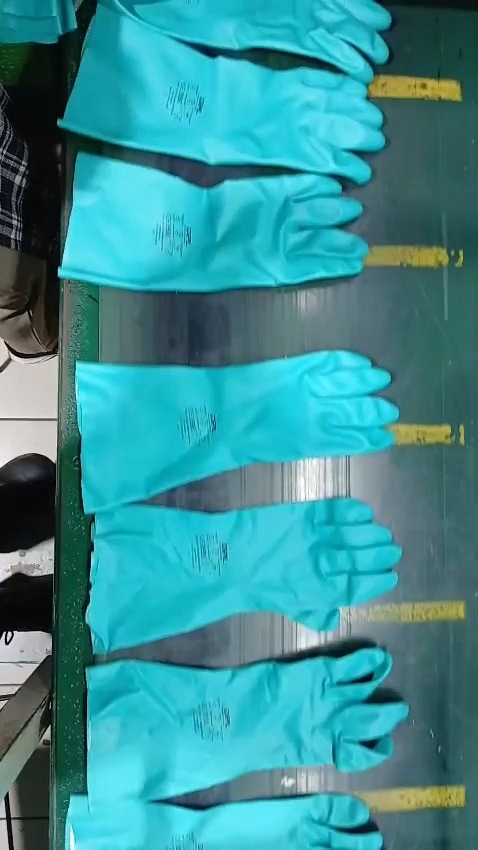
#> input picture ML_implementation/Training/train/images/fifth_mp4-0000_jpg.rf.4JlqOxWu7B1rQLYXRVuK.jpg, 478 x 850 px; its folder holds only this picture in this run
$ python -i GRIP_18_keypoint_annotator_READY.py   (imports and definitions only)   (older library calls are emulated)
#> lines starting #> are read from the running program, lines starting #| are printed output that depends on the picture; after the words box and inside, x2 and y2 are one past the last pixel; in counts of white or black regions, pixels touching at a corner belong together
#> further down, picture is the input picture: shape (850, 478, 3); mean B, G, R 150.1, 143.9, 56.5
import csv
import random
import shutil
import subprocess
import sys
from pathlib import Path
import tkinter as tk
from tkinter import ttk, filedialog, messagebox

import cv2
import numpy as np

try:
    from PIL import Image, ImageTk, ImageDraw
except ImportError:
    raise SystemExit("Pillow is required. Install with: pip install pillow")


# ============================================================
# DEFAULT PROJECT SETTINGS
# ============================================================
# Project root:
# D:\GRIP_Dataset\factory_check

# Source video root:
# D:\GRIP_Dataset\factory_check\RECOVERED_BATCH
DEFAULT_PROJECT_ROOT = Path(r"D:\GRIP_Dataset\factory_check")
DEFAULT_OUTPUT_NAME = "YOLO_pose_18kp_dataset"

VIDEO_EXTS = {".mp4", ".avi", ".mov", ".mkv", ".wmv"}
IMAGE_EXTS = {".jpg", ".jpeg", ".png", ".bmp", ".tif", ".tiff", ".webp"}

CLASS_NAMES = ["left_glove", "right_glove", "unclear_glove"]

# ============================================================
# 18-KEYPOINT GLOVE POSE SCHEMA
# ============================================================
# The names use ANATOMICAL glove sides, not image left/right.
# "thumb_side" means the side where the thumb is located.
# "pinky_side" means the opposite outer side.
#
# This is intentionally richer than the old 7-keypoint version:
# - 3 cuff/wrist points
# - 5 palm/polygon points
# - thumb base/tip
# - 4 finger bases/tips
#
# Keep this order fixed forever after you start annotating.
KEYPOINT_NAMES = [
    "cuff_thumb_side_edge",     # 0
    "cuff_center",              # 1
    "cuff_pinky_side_edge",     # 2

    "palm_lower_thumb_corner",  # 3
    "palm_lower_pinky_corner",  # 4
    "palm_upper_thumb_corner",  # 5
    "palm_upper_pinky_corner",  # 6
    "palm_center",              # 7

    "thumb_base_or_web",        # 8
    "thumb_tip",                # 9

    "index_base",               # 10
    "index_tip",                # 11

    "middle_base",              # 12
    "middle_tip",               # 13

    "ring_base",                # 14
    "ring_tip",                 # 15

    "pinky_base",               # 16
    "pinky_tip",                # 17
]

# For preview drawing only.
# This draws the palm polygon, cuff, finger chains, and palm center spokes.
SKELETON_EDGES = [
    # cuff line
    (0, 1), (1, 2),

    # cuff to palm
    (0, 3), (1, 7), (2, 4),

    # palm polygon
    (3, 4), (4, 6), (6, 5), (5, 3),

    # palm center spokes
    (7, 3), (7, 4), (7, 5), (7, 6),

    # thumb
    (5, 8), (8, 9),

    # finger-base arc
    (5, 10), (10, 12), (12, 14), (14, 16), (16, 6),

    # fingers
    (10, 11), (12, 13), (14, 15), (16, 17),
]

KEYPOINT_COLORS = [
    (255, 255, 255),  # 0 cuff thumb side
    (0, 255, 255),    # 1 cuff center
    (255, 255, 255),  # 2 cuff pinky side

    (255, 180, 0),    # 3 palm lower thumb
    (255, 180, 0),    # 4 palm lower pinky
    (255, 220, 0),    # 5 palm upper thumb
    (255, 220, 0),    # 6 palm upper pinky
    (0, 255, 255),    # 7 palm center

    (255, 0, 255),    # 8 thumb base
    (255, 0, 255),    # 9 thumb tip

    (0, 255, 0),      # 10 index base
    (0, 255, 0),      # 11 index tip

    (255, 255, 0),    # 12 middle base
    (255, 255, 0),    # 13 middle tip

    (255, 128, 0),    # 14 ring base
    (255, 128, 0),    # 15 ring tip

    (0, 128, 255),    # 16 pinky base
    (0, 128, 255),    # 17 pinky tip
]


# ============================================================
# PATH HELPERS
# ============================================================

# [16 lines left out: function get_output_paths, not called in this run]


def ensure_dirs(paths):
    for key, path in paths.items():
        path.mkdir(parents=True, exist_ok=True)


# [117 lines left out: functions open_folder, write_pose_data_yaml, write_docs, not called in this run]


# ============================================================
# FRAME EXTRACTION HELPERS
# ============================================================

def blur_score(gray):
    return cv2.Laplacian(gray, cv2.CV_64F).var()


def glove_color_ratio_bgr(img_bgr):
    hsv = cv2.cvtColor(img_bgr, cv2.COLOR_BGR2HSV)
#> hsv: shape (850, 478, 3); mean H, S, V 88, 151.5, 153.2

    lower = np.array([30, 20, 35])
    upper = np.array([110, 255, 255])

    mask = cv2.inRange(hsv, lower, upper)
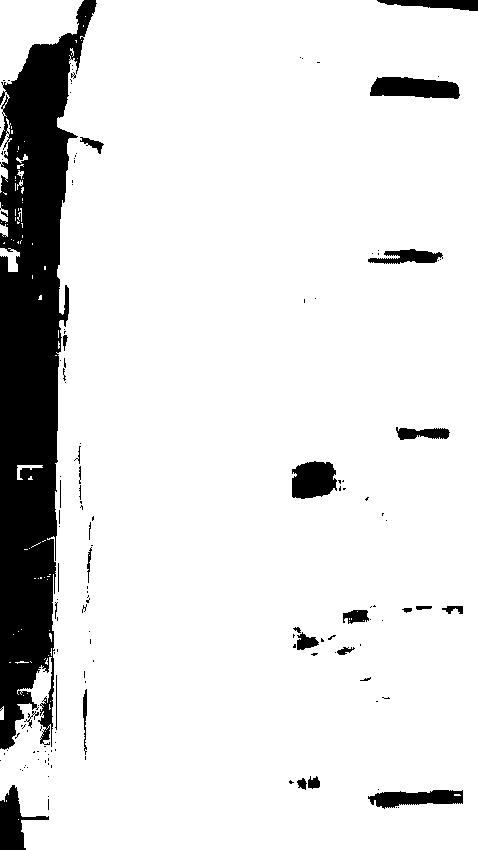
#> mask: shape (850, 478); 88.3% white; 144 black regions (114 under 20 px), largest, box (x1, y1, x2, y2) and area: (0, 0, 97, 750) 38173, (370, 77, 460, 99) 1535, (292, 461, 337, 499) 1387

    kernel = np.ones((5, 5), np.uint8)
    mask = cv2.morphologyEx(mask, cv2.MORPH_OPEN, kernel)
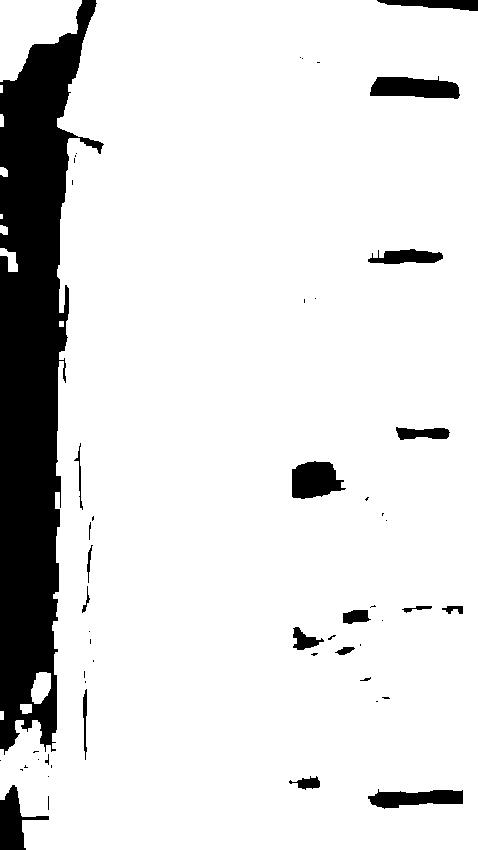
#> mask: shape (850, 478); 87.6% white; 54 black regions (33 under 20 px), largest, box (x1, y1, x2, y2) and area: (0, 0, 104, 755) 41075, (370, 76, 460, 99) 1553, (292, 461, 346, 499) 1496

    return np.count_nonzero(mask) / mask.size


# [340 lines left out: functions is_near_duplicate, resize_keep_aspect, make_contact_sheet, find_videos, import_existing_images, extract_frames_from_videos, not called in this run]


# ============================================================
# YOLO-POSE ANNOTATOR
# ============================================================

class PoseAnnotator:
    # [353 lines left out: functions __init__, build_ui, bind_events, set_selected_keypoint, on_keypoint_select, apply_class_to_selected and 3 more, not called in this run]

    def on_resize(self, event):
        if self.original_img is not None:
            self.redraw()

    # [509 lines left out: functions redraw, draw_annotation, update_object_list, on_object_select, image_to_canvas, canvas_to_image and 17 more, not called in this run]


# ============================================================
# MAIN UI
# ============================================================

class MainApp:
    # [152 lines left out: functions __init__, build_ui, browse_project_root, browse_source_root, get_paths, extract_frames and 2 more, not called in this run]

    def create_split(self):
        paths = self.get_paths()
        create_70_20_10_split(paths)

    def open_output(self):
        paths = self.get_paths()
        open_folder(paths["out_root"])


# [4 lines left out: function main, not called in this run]


# [2 lines not run here, left out]

>>> import cv2
>>> picture = cv2.imread('../../ML_implementation/Training/train/images/fifth_mp4-0000_jpg.rf.4JlqOxWu7B1rQLYXRVuK.jpg')
>>> result = glove_color_ratio_bgr(picture)
#> result = 0.876

$ run again, on ML_implementation/Training/train/images/fifth_mp4-0001_jpg.rf.Jaz0P9xVxvQ6ibJWX9Co.jpg
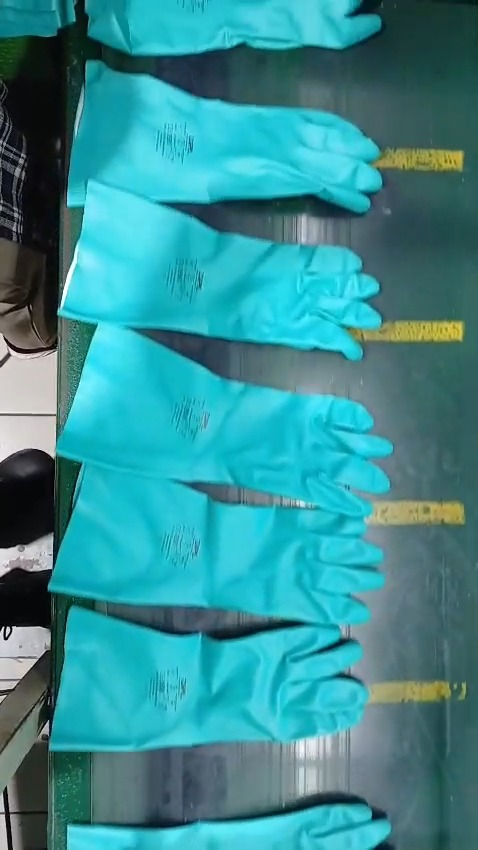
#> input picture ML_implementation/Training/train/images/fifth_mp4-0001_jpg.rf.Jaz0P9xVxvQ6ibJWX9Co.jpg, 478 x 850 px
#> picture is the input picture: shape (850, 478, 3); mean B, G, R 147.8, 141.3, 54.3
#> hsv: shape (850, 478, 3); mean H, S, V 89.2, 150.7, 150.4
#> in glove_color_ratio_bgr, `mask = cv2.inRange(hsv, lower, upper)`:
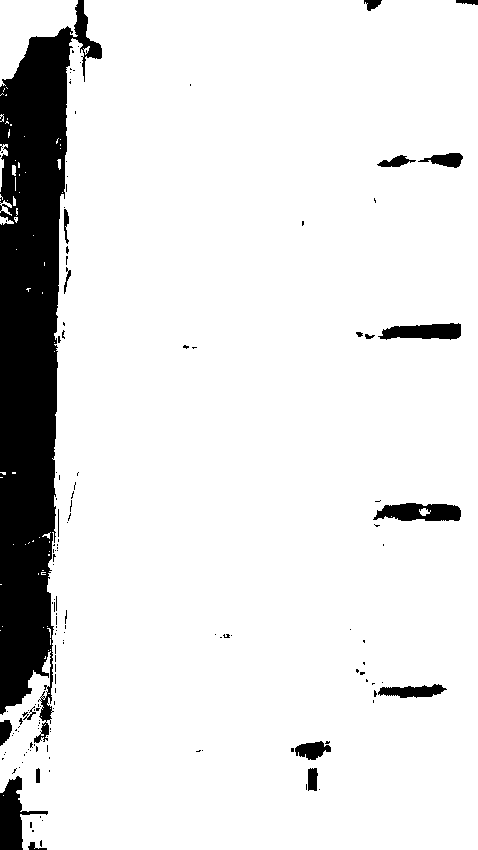
#> mask: shape (850, 478); 89% white; 150 black regions (130 under 20 px), largest, box (x1, y1, x2, y2) and area: (0, 0, 102, 743) 37532, (0, 776, 48, 850) 1511, (373, 503, 461, 521) 1187
#> in glove_color_ratio_bgr, `mask = cv2.morphologyEx(mask, cv2.MORPH_OPEN, kernel)`:
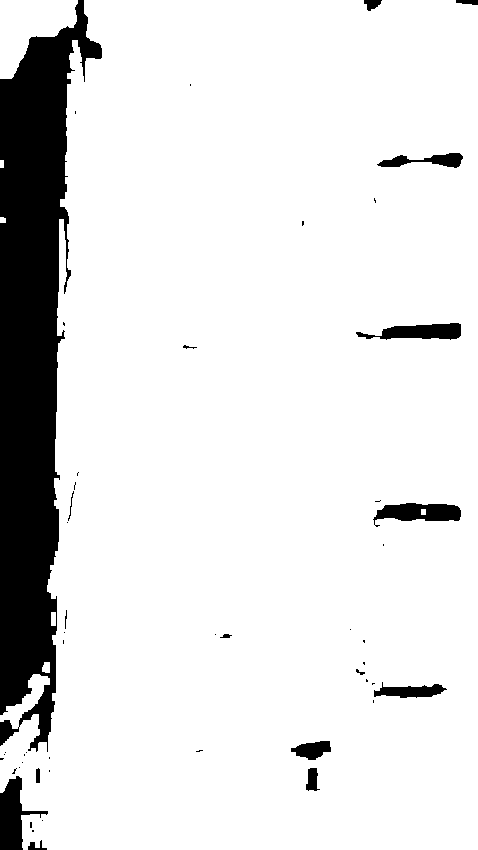
#> mask: shape (850, 478); 88.5% white; 50 black regions (33 under 20 px), largest, box (x1, y1, x2, y2) and area: (0, 0, 102, 752) 40193, (0, 776, 48, 850) 1548, (373, 503, 461, 527) 1255
#> result = 0.885
